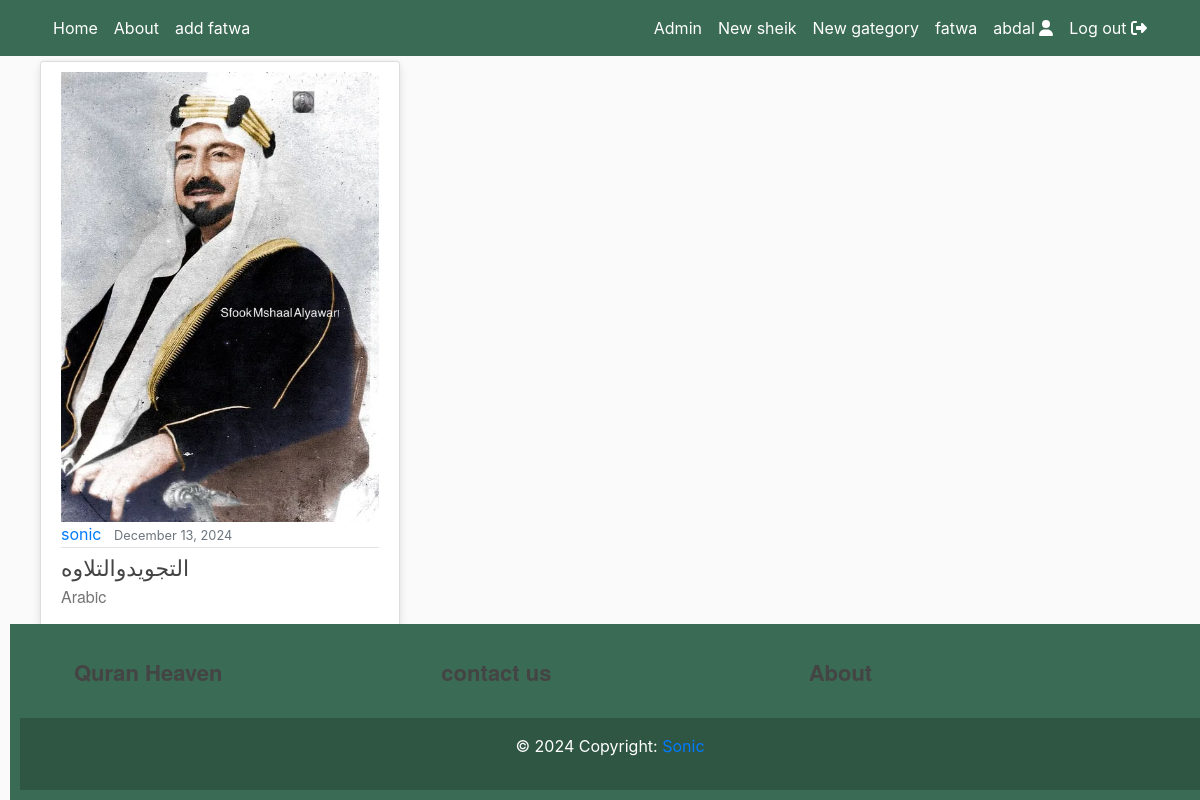
The page /mohamedelmnshaoe (signed in) on the database its author committed.
### quran/models.py (models this page shows, shortened)
class CustomUser(AbstractUser):
    def image_upload_to(self, instance=None):
        if instance:
            return os.path.join("Users", self.username, instance)
        return None
    email = models.EmailField(unique=True)
    status = models.CharField(max_length=100, default='regular')
    description = models.TextField("Description", max_length=600, default='', blank=True)
    image = models.ImageField(default='default/user.jpg', upload_to=image_upload_to)
    def __str__(self):
        return self.username

class Article(models.Model):
    def image_upload_to(self, instance=None):
        if instance:
            return os.path.join("ArticleSeries", slugify(self.series.slug), slugify(self.article_slug), instance)
        return None
    title = models.CharField(max_length=200)
    subtitle = models.CharField(max_length=200, default="", blank=True)
    article_slug = models.SlugField("gategory slug", null=False, blank=False, unique=True)
    image=models.ImageField(default='default/no_image.jpg', upload_to=image_upload_to ,max_length=255)
    content = HTMLField(blank=True, default="")
    notes = HTMLField(blank=True, default="")
    published = models.DateTimeField("Date published", default=timezone.now)
    modified = models.DateTimeField("Date modified", default=timezone.now)
    series = models.ForeignKey(ArticleSeries, default="", verbose_name="sheik", on_delete=models.SET_DEFAULT)
    author = models.ForeignKey(get_user_model(), default=1, on_delete=models.SET_DEFAULT)
    @property
    def slug(self):
        return self.series.slug + "/" + self.article_slug
    class Meta:
        verbose_name_plural = "Article"
        ordering = ['-published']

### quran/decorators.py (the view)
        def _wrapped_view(request, *args, **kwargs):
            if  not request.user.status=='subscriber' and not request.user.is_superuser:
                return redirect(redirect_url)
            return view_func(request, *args, **kwargs)

### quran/views.py (called while the page is built)
@user_is_subscribe
def series(request, series: str):
    matching_series = Article.objects.filter(series__slug=series).all()
    return render(
        request=request,
        template_name='home.html',
        context={"objects": matching_series,'type': 'article'},
        )

### quran/templates/home.html (shortened to what this page needs)
{% extends "header.html" %}
{% block content %}
    <div class="row display-flex justify-content-start">
    {% for object in objects %}
        <div class="col-lg-4 col-md-6 col-sm-12 mobiledevice">
            <article class="media content-section customhover" style="height: 95%;">
                <div class="media-body">
                    <a href="/{{object.slug}}">
                        <div class="aspect-ratio-box">
                            <img class="img-fluid" src="{{ object.image.url }}">
                        </div>
                    </a>
                    <div class="article-metadata">
                        <a class='mr-2' href="{% url 'profile' object.author %}">{{ object.author }}</a>
                        <small class="text-muted">{{ object.published|date:"F d, Y" }}</small>
                    </div>
                    <div>
                        <a class="article-title line-clamp-2 title-style" style="font-size: 22px" href="/{{object.slug}}">
                            {{ object.title }}
                        </a>
                        <a href="/{{object.slug}}" style="text-decoration: none;">
                            <p class="article-content line-clamp-5 subtitle-style">{{ object.subtitle }}</p>
                        </a>
                    </div>
                </div>
            </article>
        </div>
    {% endfor %}
    </div>
{% endblock content %}

### quran/templates/navbar.html (shortened to what this page needs)
<header class="site-header" style="margin-bottom: 5px">
    <nav class="navbar navbar-expand-md navbar-color">
        <div class="container">
            <div class="navbar-nav">
                <a class="nav-item nav-link" href="/">Home</a>
            </div>
            <div class="collapse navbar-collapse" id="navbarToggle">
                <div class="navbar-nav mr-auto">
                    <a class="nav-item nav-link" href="{%url 'about'%}">About</a>
                    <a class="nav-item nav-link" href="{%url 'submit_fatwa'%}">add fatwa</a>
                </div>
                <div class="navbar-nav">
                    {% if user.is_authenticated %}
                        {% if user.is_superuser %}
                            <a class="nav-item nav-link" href="admin/">Admin</a>
                            <a class="nav-item nav-link" href="{% url 'series-create' %}">New sheik</a>
                            <a class="nav-item nav-link" href="{% url 'post-create' %}">New gategory</a>
                            <a class="nav-item nav-link" href="{%url 'fatwa_list'%}">fatwa</a>
                        {% endif %}
                        <a class="nav-item nav-link" href="{% url 'profile' user.username %}">
                            {{user.username}} <i class="fas fa-user"></i>
                        </a>
                        <a class="nav-item nav-link" href="{% url 'logout' %}">
                            Log out <i class="fas fa-sign-out-alt"></i>
                        </a>
                    {% endif %}
                </div>
            </div>
        </div>
    </nav>
</header>

### quran/static/account/main/main.css (style rules this page uses)
:root { --footercolor: #3a6b54; --navbarcolor: #3a6b54; --btncolor: #3a6b54; --socialcolor: #3a6b54; --brightText: #ffffff; }
.navbar-color { background-color: var(--navbarcolor); }
body { background: #fafafa; }
.site-header .navbar-nav .nav-link { color: var(--brightText); }
.content-section { background: #ffffff; padding: 10px 20px; border: 1px solid #dddddd; border-radius: 3px; margin-bottom: 20px; }
.article-title { color: #444444; }
.article-content { white-space: pre-line; }
.article-metadata { padding-bottom: 1px; margin-bottom: 4px; border-bottom: 1px solid #e3e3e3 }
.row.display-flex { display: flex; flex-wrap: wrap; }
.row.display-flex > [class*='col-'] { flex-grow: 1; }
.customhover { background: #fff; box-shadow: 0 6px 10px rgba(0,0,0,.08), 0 0 6px rgba(0,0,0,.05); transition: .3s transform cubic-bezier(.155,1.105,.295,1.12),.3s box-shadow,.3s -webkit-transform cubic-bezier(.155,1.105,.295,1.12); cursor: pointer; }
@media screen and (min-width: 600px) { .mobiledevice { padding-left: 10px; padding-right: 10px; } }
.title-style { font-family: fell, Georgia, Cambria, 'Times New Roman', Times, serif !important; }
.subtitle-style { font-family: sohne, 'Helvetica Neue', Helvetica, Arial, sans-serif !important; color: rgba(117, 117, 117, 1) !important; }

### rows shown on the page
CustomUser: username "abdal"
Article: image (picture), author "sonic", published "December 13, 2024", title "التجويدوالتلاوه", subtitle "Arabic"
